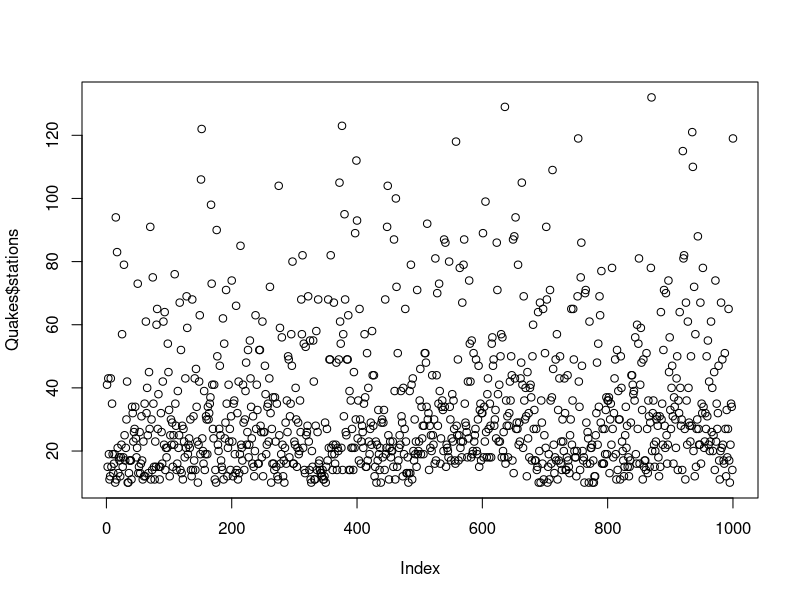
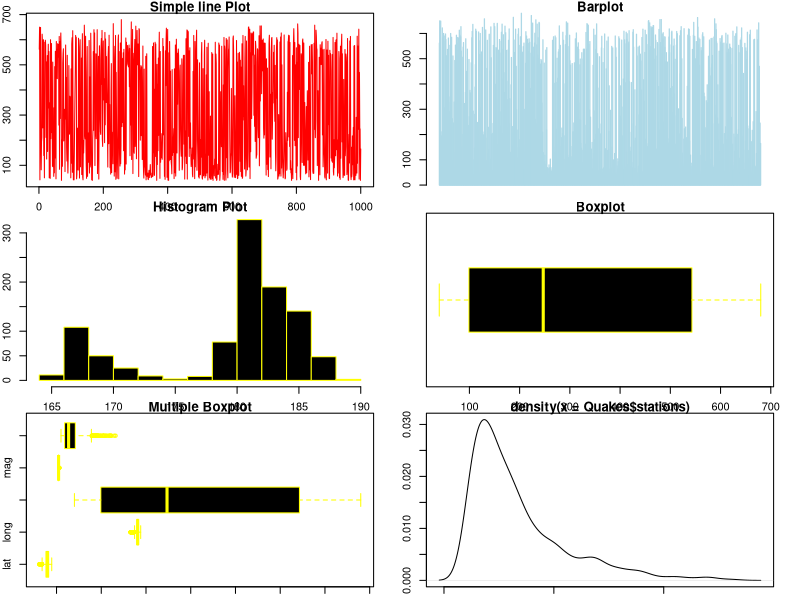

Here is the R script that generated these plots, in order: (Note: this script raises an error after producing the figures.)
Quakes=datasets::quakes
dim(quakes)
nrow(quakes)
ncol(quakes)
str(quakes)
summary(quakes)
table(quakes$stations)
View(quakes)
head(Quakes)
head(Quakes,10)
tail(Quakes)
tail(Quakes,10)
plot(Quakes$stations)
names(Quakes)
Quakes[c(1,3)]
par(mfrow=c(3,2),mar=c(1,2,1,2),las=0,bty="o")
plot(Quakes$depth,
     ylab="Depth",
     col="red",
     main  ="Simple line Plot",
     type="l")
barplot(Quakes$depth,
        ylab="Depth",
        main="Barplot",
        border = "lightblue"
        )
hist(Quakes$long,
     main="Histogram Plot",
     col="black",
     border = "yellow")
boxplot(Quakes$depth,
        main="Boxplot",
        col = "black",
        border = "yellow",
        horizontal = T)

boxplot(Quakes[1:5],
        main="Multiple Boxplot",
        col = "black",
        border = "yellow",
        horizontal = T)
plot(density(Quakes$stations))

var(Quakes)
sd(Quakes$depth)
skewness(quakes)
kurtosis(Quakes)
